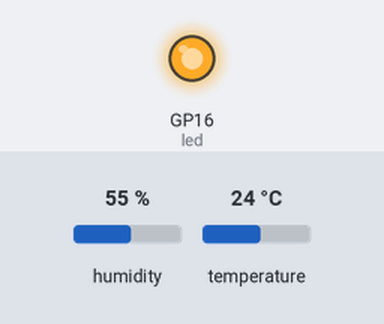
Simulated run of this program. Board: Raspberry Pi Pico running CircuitPython. On the bench: output pins drawn as LEDs (lit = HIGH). The inputs (shaded band) are chosen by the test bench; at power-on: humidity 55 %, temperature 24 °C. What the program prints to the serial console is not drawn.

Above: at 0.3 s.
Timing chart, 0 to 1.8 s (numbered marks = the images above):
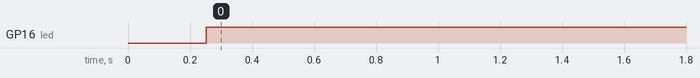

Measured:
- by itself, GP16 (led): LOW → HIGH at 0.25 s

The program:

code.py
```python
# Write your code here :-)
import board
import adafruit_dht
import time
import digitalio
dhtDevice = adafruit_dht.DHT22(board.GP1)

led = digitalio.DigitalInOut(board.GP16)
led.direction = digitalio.Direction.OUTPUT

while True:
    try:
         # Print the values to the serial port
         temperature_c = dhtDevice.temperature
         temperature_f = temperature_c * (9 / 5) + 32
         humidity = dhtDevice.humidity
         print("Temp: {:.1f} F / {:.1f} C    Humidity: {}% "
               .format(temperature_f, temperature_c, humidity))
    except RuntimeError as error:     # Errors happen fairly often, DHT's are hard to read, just keep going
         print(error.args[0])

    if humidity > 30:
        led.value = 1
        print('It is humid in here')
    else:
        led.value = 0
    time.sleep(2.0)
```
